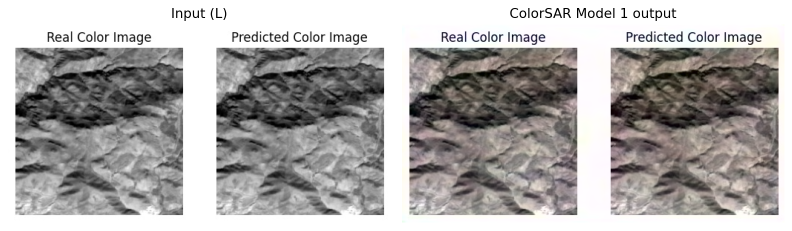
#> input picture model1_run/colorized_sample_test.png, 1584 x 461 px (shown at 1/2 size)
$ python data_pipeline.py model1_run/colorized_sample_test.png
#> lines starting #> are read from the running program, lines starting #| are printed output that depends on the picture
### color_utils.py
"""
ColorSAR - Shared helpers (dataset pairing, Lab conversions, the SAR -> L stage)

Used by every training, evaluation and inference script, so they all agree on
exactly how s1/s2 pairs are matched, how images are resized and how Lab channels
are normalized. Nothing in this file should be re-implemented elsewhere.

Pairing rule (verified on v_2): the 4 terrains each hold s1/ (SAR, 8-bit
grayscale) and s2/ (optical, 8-bit RGB) with identical filenames except the
`_s1_` / `_s2_` token -> 16,000 exact pairs.
"""
import os
import warnings

import cv2
import numpy as np
import torch
import torch.nn.functional as F
from PIL import Image
from skimage.color import lab2rgb, rgb2lab
from torch.utils.data import Dataset

SIZE = 224  # the colorizers work on 224x224 inputs


# --------------------------------------------------------------------------- pairing
# [28 lines left out: functions find_pairs, is_sentinel1_path, not called in this run]


# --------------------------------------------------------------------------- dataset
class PairDataset(Dataset):
    """One s1/s2 pair -> (sar_gray, rgb, ab, terrain).

    sar_gray : (1,h,w) float in [0,1] at the file's NATIVE resolution (256 for v_2),
               so the DnCNN can run on the scale it was trained on (see sar_to_L).
    rgb      : (3,224,224) float in [0,1] - optical ground truth
    ab       : (2,224,224) float in [-1,1] - optical a/b target
    """

    # [4 lines left out: function __init__, not called in this run]

    def __len__(self):
        return len(self.pairs)

    # [43 lines left out: functions __getitem__, resize_t, sar_to_L, not called in this run]


# --------------------------------------------------------------------------- Lab
def rgb_to_lab(img):
    """RGB uint8 (H,W,3) -> (L, ab) float32 CHW, both scaled to [-1, 1].

    Same normalization as the original notebook. skimage's rgb2lab divides uint8
    input by 255 itself.
    """
    lab = rgb2lab(img).astype("float32")
    lab = np.transpose(lab, (2, 0, 1))
    L = 2 * lab[[0], ...] / 100 - 1
    ab = 2 * (lab[[1, 2], ...] + 128) / 255 - 1
    return L, ab


# Normalized value that corresponds to a = b = 0 (no color).
AB_NEUTRAL = 2 * 128 / 255 - 1


def ab_to_lab_units(ab):
    """Normalized ab tensor/array in [-1,1] -> Lab a*/b* units."""
    return (ab + 1) * 0.5 * 255 - 128


# sRGB -> XYZ (D65) and D65 white point: the constants skimage.color uses internally,
# so the torch versions below agree with skimage.color.rgb2lab to float precision.
_RGB_TO_XYZ = ((0.4124564, 0.3575761, 0.1804375),
               (0.2126729, 0.7151522, 0.0721750),
               (0.0193339, 0.1191920, 0.9503041))
_WHITE_D65 = (0.95047, 1.00000, 1.08883)


def _srgb_to_linear(c):
    return torch.where(c <= 0.04045, c / 12.92, ((c + 0.055) / 1.055).pow(2.4))


# [56 lines left out: functions _f_l, rgb_to_L, gray_to_L, lab_to_rgb, unsharp, not called in this run]

### data_pipeline.py
"""
ColorSAR - Data pipeline sanity check (Lab conversion + patching)

The conversion itself lives in color_utils.py (shared by every script); this file
only demonstrates it on one image and keeps the patch helper from the original
notebook (original_model.ipynb, cells 9-11; https://github.com/nishant9083/ColorSAR).

    python data_pipeline.py v_2/agri/s2/<file>.png
"""
import sys

import cv2
import numpy as np
import torch
from PIL import Image

from color_utils import SIZE, lab_to_rgb, rgb_to_lab


def create_patches(img, patch_size=SIZE):
    """Splits a (C,H,W) image into non-overlapping patch_size x patch_size patches."""
    patches = []
    h, w = img.shape[1:]
    for i in range(0, h, patch_size):
        for j in range(0, w, patch_size):
            patch = img[:, i:i + patch_size, j:j + patch_size]
            if patch.shape[1:] == (patch_size, patch_size):
                patches.append(patch)
    return patches


def load_and_preprocess(image_path, size=SIZE):
    """Loads one optical image, resizes it, returns normalized (L, ab) numpy arrays."""
#> called with image_path = 'model1_run/colorized_sample_test.png', size = 224
    color_img = cv2.resize(np.array(Image.open(image_path).convert("RGB")), (size, size))
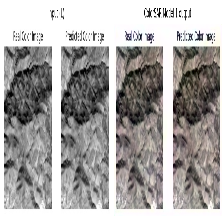
#> color_img: shape (224, 224, 3); mean R, G, B 170.7, 168.1, 167
    return rgb_to_lab(color_img)
#> in rgb_to_lab, `lab = rgb2lab(img).astype("float32")`: lab: shape (224, 224, 3) float32; mean of channels 0, 1, 2 67.8, 0.8, 1


if __name__ == "__main__":
    test_image = sys.argv[1] if len(sys.argv) > 1 else None
    assert test_image, "Pass a test image path"
    print(f"Testing pipeline on: {test_image}")

    L, ab = load_and_preprocess(test_image)
    print(f"L channel shape:  {L.shape}   range: [{L.min():.3f}, {L.max():.3f}]")
#| L channel shape:  (1, 224, 224)   range: [-1.000, 1.000]
    print(f"ab channels shape: {ab.shape}   range: [{ab.min():.3f}, {ab.max():.3f}]")
#| ab channels shape: (2, 224, 224)   range: [-0.140, 0.110]

#> (the run stopped early here; a loop or call above may not have finished)
